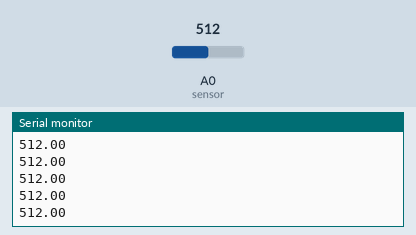
Bench run of a sketch on a simulated Arduino Uno, built with avr-gcc and run on an emulated ATmega328P. Parts: the last lines printed to the serial monitor. The test bench sets the inputs (shaded band); at power-on: A0 (sensor) = 512.

Above: at 1.2 s.
1.3 s: A0 (sensor) set to 716
At 2.0 s:
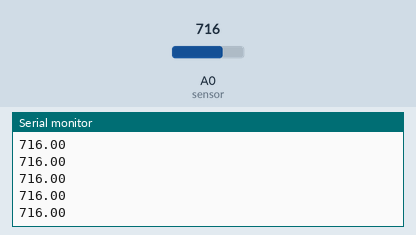
2.8 s: A0 (sensor) set to 900
At 3.6 s:
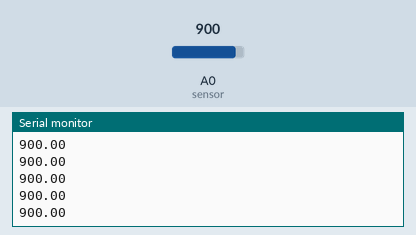
Timing chart, 0 to 5.8 s (numbered marks = the images above; inputs shaded):
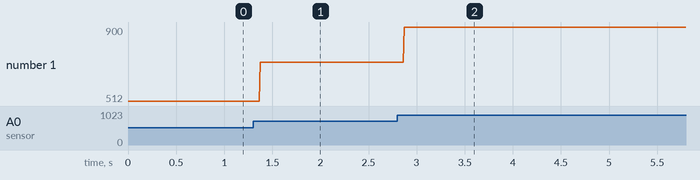

Measured:
- after the input at 1.3 s, the serial monitor: prints a new line after 0.07 s (image 1)
- after the input at 2.8 s, the serial monitor: prints a new line after 0.07 s (image 2)
- plotted number 1: 512 → 716 after the input at 1.3 s, 716 → 900 after the input at 2.8 s

The sketch:

MQS_GAS_AO.ino
```cpp
float sensor = A0;
float gas_value;
void setup() {
  // put your setup code here, to run once:
  pinMode(sensor,INPUT);
  Serial.begin(9600);
}

void loop() {
  // put your main code here, to run repeatedly:
  gas_value=analogRead(sensor);
  Serial.println(gas_value);
}
```
